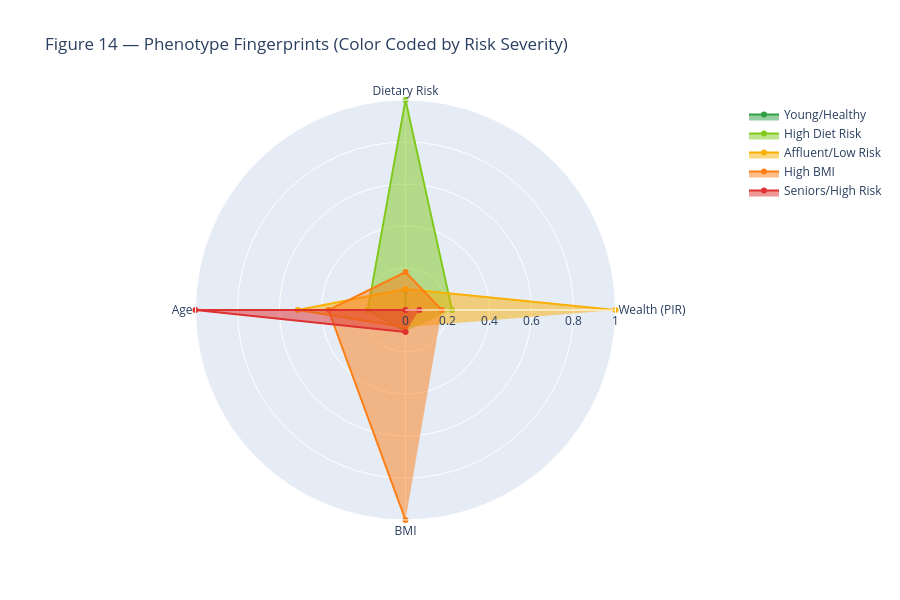

Notebook code cell kept with this figure:
### Code cell
import plotly.graph_objects as go

# ── Step 1: Normalize Cluster Means ━━━━━━━━━━━━━━━━━━━━━━━━━━━━━━━━━━━━━
cluster_stats = df_clean.groupby('Phenotype')[['INDFMPIR', 'DIET_RISK', 'AGE', 'BMI']].mean()
cluster_norm = (cluster_stats - cluster_stats.min()) / (cluster_stats.max() - cluster_stats.min())

# ── Step 2: Create Radar Chart with Risk Colors ━━━━━━━━━━━━━━━━━━━━━━━━━━
categories = ['Wealth (PIR)', 'Dietary Risk', 'Age', 'BMI']
fig11_radar = go.Figure()

# We iterate through the categories in risk order for consistent legend behavior
for phenotype in ["Young/Healthy", "High Diet Risk", "Affluent/Low Risk", "High BMI", "Seniors/High Risk"]:
    if phenotype in cluster_norm.index:
        fig11_radar.add_trace(go.Scatterpolar(
            r=cluster_norm.loc[phenotype].values,
            theta=categories,
            fill='toself',
            name=phenotype,
            line=dict(color=risk_palette[phenotype])
        ))

fig11_radar.update_layout(
    polar=dict(
        radialaxis=dict(
            visible=True,
            range=[0, 1]
        )),
    showlegend=True,
    title="Figure 14 — Phenotype Fingerprints (Color Coded by Risk Severity)",
    height=600
)

fig11_radar.show()

print("Color key: Green (Lowest Disease Risk) → Red (Highest Disease Risk)")

### Figure 1 — Plotly figure (JSON) as saved in the notebook; plotly's stock layout.template omitted (floating-point values rounded to 4 significant figures)
{"data": [{"fill": "toself", "line": {"color": "#2F9E44"}, "name": "Young/Healthy", "r": [0.0, 0.09204, 0.0, 0.0], "theta": ["Wealth (PIR)", "Dietary Risk", "Age", "BMI"], "type": "scatterpolar"}, {"fill": "toself", "line": {"color": "#82C91E"}, "name": "High Diet Risk", "r": [0.2218, 1.0, 0.1799, 0.1012], "theta": ["Wealth (PIR)", "Dietary Risk", "Age", "BMI"], "type": "scatterpolar"}, {"fill": "toself", "line": {"color": "#FAB005"}, "name": "Affluent/Low Risk", "r": [1.0, 0.0999, 0.5127, 0.08242], "theta": ["Wealth (PIR)", "Dietary Risk", "Age", "BMI"], "type": "scatterpolar"}, {"fill": "toself", "line": {"color": "#FD7E14"}, "name": "High BMI", "r": [0.1728, 0.1808, 0.3667, 1.0], "theta": ["Wealth (PIR)", "Dietary Risk", "Age", "BMI"], "type": "scatterpolar"}, {"fill": "toself", "line": {"color": "#E03131"}, "name": "Seniors/High Risk", "r": [0.06575, 0.0, 1.0, 0.1051], "theta": ["Wealth (PIR)", "Dietary Risk", "Age", "BMI"], "type": "scatterpolar"}], "layout": {"height": 600, "polar": {"radialaxis": {"range": [0, 1], "visible": true}}, "showlegend": true, "title": {"text": "Figure 14 — Phenotype Fingerprints (Color Coded by Risk Severity)"}}}
